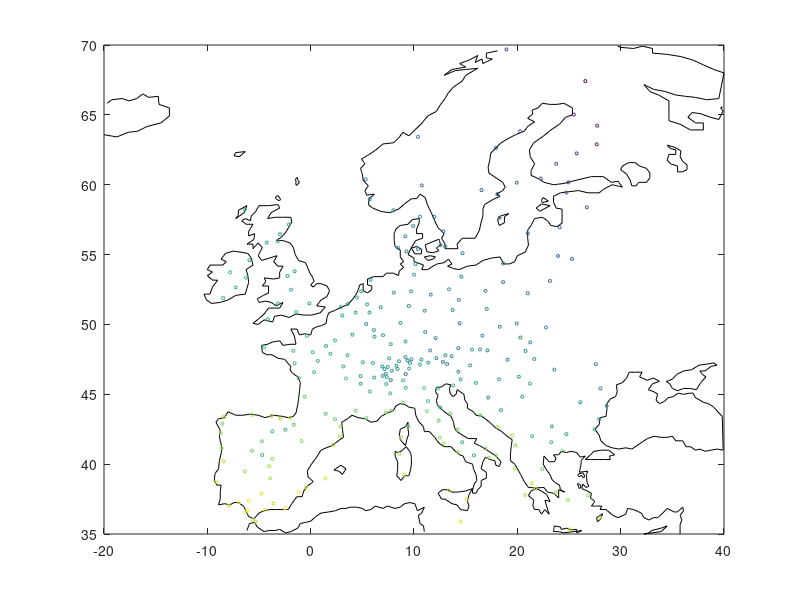
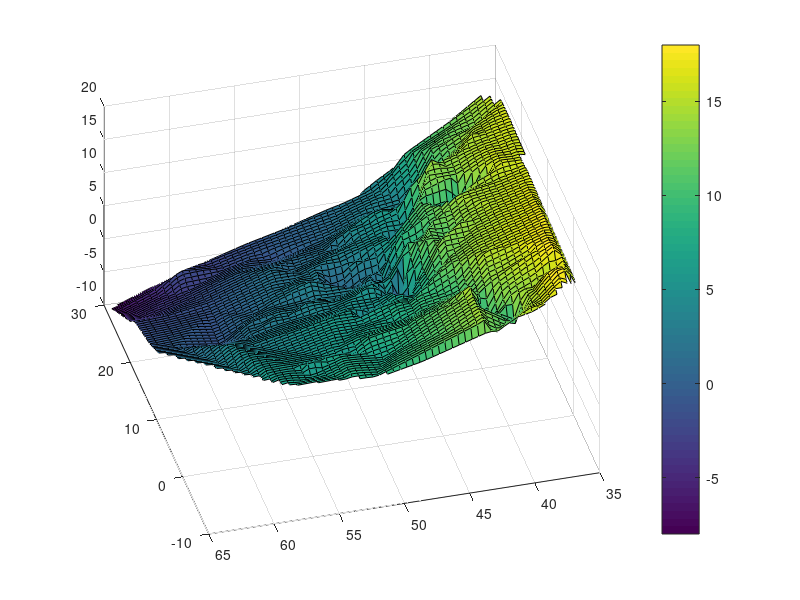
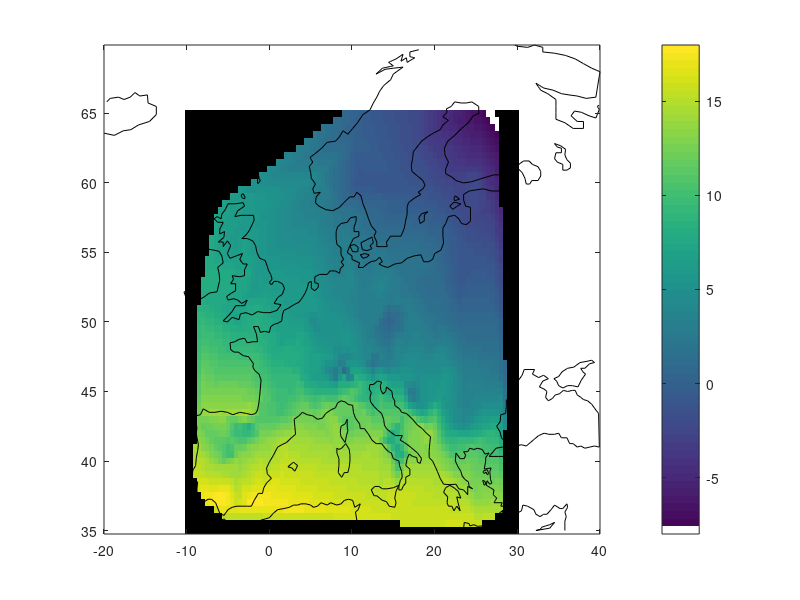
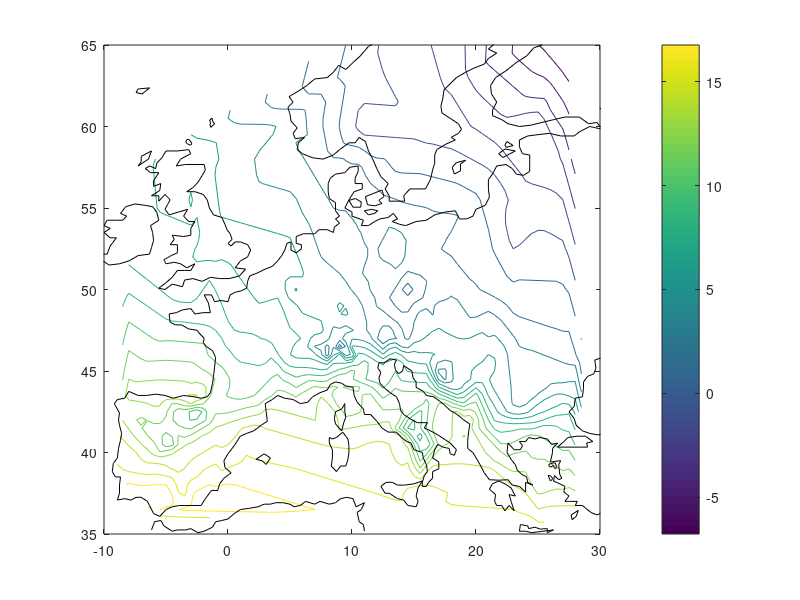

Reproduce these figures in MATLAB, in order.
%% Load data
load('TempDataFeb.mat')

%% Show measurement locations
figure
plot(mapLon,mapLat,'k')
hold on
scatter(Longitude,Latitude,5,Temps)

%% Make grid of locations for interpolation
longfine = -10:0.5:30;
latfine = 35:0.5:65;

[longrid,latgrid] = meshgrid(longfine,latfine);

%% Interpolate scattered data onto grid
Tgrid = griddata(Longitude,Latitude,Temps,longrid,latgrid);

%% Visualize temperatures as a surface
figure
surf(longrid,latgrid,Tgrid)
colorbar
view(-105,50)

%% Visualize temperatures as an image
figure
imagesc(longfine,latfine,Tgrid)
colorbar
%  Change y-axis orientation
axis xy
%  Add map
hold on
plot(mapLon,mapLat,'k')
%  Alter colormap so that missing data is shown white
c = colormap;
c(1,:) = [1,1,1];
colormap(c)

%% Visualize temperatures as contours
figure
contour(longrid,latgrid,Tgrid,20)
colorbar
%  Add map
hold on
plot(mapLon,mapLat,'k')
